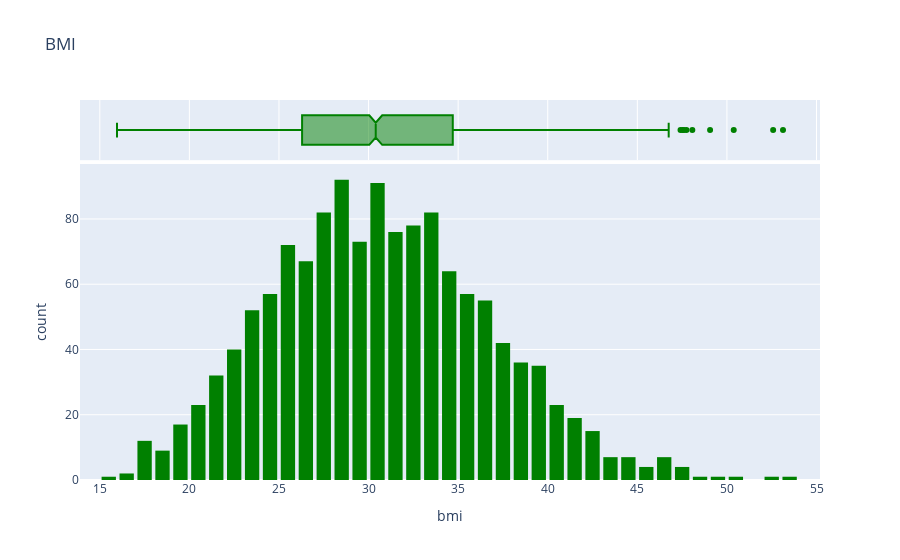

The code cell stored with this chart in its notebook:
### Code cell
fig=xp.histogram(medicalpdf, 
                    x='bmi',
                    marginal='box',
                    color_discrete_sequence=['green'],
                    title="BMI")
fig.update_layout(bargap=0.2)
fig.show()

### Figure 1 — Plotly figure (JSON) as saved in the notebook; plotly's stock layout.template omitted (floating-point values rounded to 4 significant figures; data arrays with more than 128 entries replaced by an {"elided": "..."} marker saying what was removed)
{"data": [{"bingroup": "x", "hovertemplate": "bmi=%{x}<br>count=%{y}<extra></extra>", "legendgroup": "", "marker": {"color": "green", "pattern": {"shape": ""}}, "name": "", "orientation": "v", "showlegend": false, "type": "histogram", "x": {"elided": "1338 float values"}, "xaxis": "x", "yaxis": "y"}, {"hovertemplate": "bmi=%{x}<extra></extra>", "legendgroup": "", "marker": {"color": "green"}, "name": "", "notched": true, "showlegend": false, "type": "box", "x": {"elided": "1338 float values"}, "xaxis": "x2", "yaxis": "y2"}], "layout": {"bargap": 0.2, "barmode": "relative", "legend": {"tracegroupgap": 0}, "title": {"text": "BMI"}, "xaxis": {"anchor": "y", "domain": [0, 1], "title": {"text": "bmi"}}, "xaxis2": {"anchor": "y2", "domain": [0, 1], "matches": "x", "showgrid": true, "showticklabels": false}, "yaxis": {"anchor": "x", "domain": [0, 0.8316], "title": {"text": "count"}}, "yaxis2": {"anchor": "x2", "domain": [0.8416, 1], "matches": "y2", "showgrid": false, "showline": false, "showticklabels": false, "ticks": ""}}}
